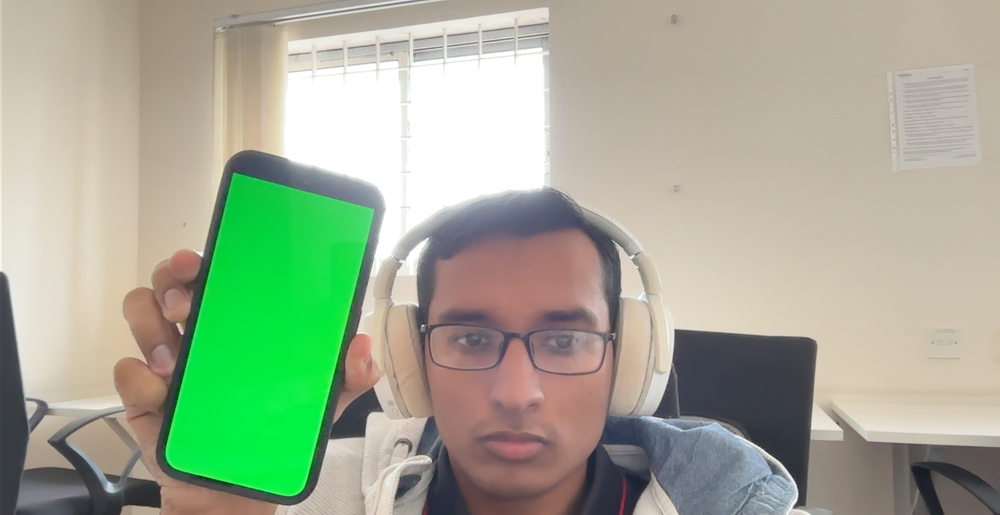
#> input picture assets/image.png, 1000 x 515 px, shrunk from 1686 x 868 before the run
$ python auto_deskew.py --input assets/image.png
#> lines starting #> are read from the running program, lines starting #| are printed output that depends on the picture; after the words box and inside, x2 and y2 are one past the last pixel; in counts of white or black regions, pixels touching at a corner belong together
import argparse
import cv2
import numpy as np


def fill_notches(mask):
    contours, _ = cv2.findContours(
        mask, cv2.RETR_EXTERNAL, cv2.CHAIN_APPROX_SIMPLE)
    filled_mask = np.zeros_like(mask)

    for contour in contours:
        epsilon = 0.002 * cv2.arcLength(contour, True)
        approx = cv2.approxPolyDP(contour, epsilon, True)
        hull = cv2.convexHull(approx)
        cv2.drawContours(filled_mask, [hull], -1, 255, thickness=cv2.FILLED)

    filled_mask = cv2.bitwise_or(filled_mask, mask)
    return filled_mask


def highlight_green_as_blue(image):
    hsv = cv2.cvtColor(image, cv2.COLOR_BGR2HSV)
    lower_green = np.array([40, 100, 100])
    upper_green = np.array([80, 255, 255])

    mask = cv2.inRange(hsv, lower_green, upper_green)

    kernel = np.ones((5, 5), np.uint8)
    mask = cv2.morphologyEx(mask, cv2.MORPH_CLOSE, kernel)
    mask = cv2.morphologyEx(mask, cv2.MORPH_OPEN, kernel)

    mask = fill_notches(mask)
    image[mask != 0] = [255, 0, 0]

    return image


def detect_edges(image):
    blue_mask = cv2.inRange(image, np.array(
        [255, 0, 0]), np.array([255, 0, 0]))
    blue_regions = cv2.bitwise_and(image, image, mask=blue_mask)
    gray = cv2.cvtColor(blue_regions, cv2.COLOR_BGR2GRAY)

    blurred = cv2.GaussianBlur(gray, (1, 1), 1.5)
    edges = cv2.Canny(blurred, 50, 150)

    return edges


def draw_lines(image, edges):
    kernel = np.ones((5, 5), np.uint8)
    smoothed_edges = cv2.morphologyEx(edges, cv2.MORPH_CLOSE, kernel)
    smoothed_edges = cv2.GaussianBlur(smoothed_edges, (5, 5), 1)
    _, smoothed_edges = cv2.threshold(
        smoothed_edges, 50, 255, cv2.THRESH_BINARY)

    contours, _ = cv2.findContours(
        smoothed_edges, cv2.RETR_EXTERNAL, cv2.CHAIN_APPROX_SIMPLE)

    line_image = image.copy()
    line_segments = []

    for contour in contours:
        approx = cv2.approxPolyDP(contour, epsilon=2, closed=True)

        for i in range(len(approx)):
            pt1 = tuple(approx[i][0])
            pt2 = tuple(approx[(i + 1) % len(approx)][0])

            length = np.linalg.norm(np.array(pt1) - np.array(pt2))
            line_segments.append((pt1, pt2, length))

            cv2.line(line_image, pt1, pt2, (0, 255, 0), 2)

    line_segments.sort(key=lambda x: x[2], reverse=True)

    for segment in line_segments[:4]:
        pt1, pt2, _ = segment
        cv2.line(line_image, pt1, pt2, (0, 0, 255), 3)

    return line_image, line_segments


def find_line_intersection(line1, line2):
    x1, y1, x2, y2 = line1[0][0], line1[0][1], line1[1][0], line1[1][1]
    x3, y3, x4, y4 = line2[0][0], line2[0][1], line2[1][0], line2[1][1]

    det = (x1 - x2) * (y3 - y4) - (y1 - y2) * (x3 - x4)
    if det == 0:
        return None

    px = ((x1 * y2 - y1 * x2) * (x3 - x4) -
          (x1 - x2) * (x3 * y4 - y3 * x4)) / det
    py = ((x1 * y2 - y1 * x2) * (y3 - y4) -
          (y1 - y2) * (x3 * y4 - y3 * x4)) / det

    return int(px), int(py)


def fit_intersections_to_lines(image, line_segments):
    if len(line_segments) < 4:
        return image, []

    longest_lines = line_segments[:4]
    intersections = []

    for i in range(len(longest_lines)):
        for j in range(i + 1, len(longest_lines)):
            pt1, pt2, _ = longest_lines[i]
            pt3, pt4, _ = longest_lines[j]
            intersection = find_line_intersection((pt1, pt2), (pt3, pt4))
            if intersection:
                intersections.append(intersection)

    image_with_points = image.copy()
    for point in intersections:
        cv2.circle(image_with_points, point, radius=5,
                   color=(0, 0, 255), thickness=-1)

    for i in range(len(intersections)):
        for j in range(i + 1, len(intersections)):
            cv2.line(image_with_points,
                     intersections[i], intersections[j], (0, 0, 255), 2)

    return image_with_points, intersections[1:-1]


def detect_green_screen_corners(image_path):
    image = cv2.imread(image_path)
    if image is None:
        raise ValueError(f"Unable to load image from {image_path}")

    result_image = highlight_green_as_blue(image)
    edges = detect_edges(result_image)
    line_image, line_segments = draw_lines(result_image, edges)
    final_image, corner_points = fit_intersections_to_lines(
        line_image, line_segments)

    return final_image, corner_points


def main():
    parser = argparse.ArgumentParser(
        description="Detect green screen corners from an image.")
    parser.add_argument("--input", required=True,
                        help="Path to the input image.")
    args = parser.parse_args()

    try:
        result_image, corner_coordinates = detect_green_screen_corners(
            args.input)
#> in detect_green_screen_corners, image is the input picture: shape (515, 1000, 3); mean B, G, R 148.8, 171.8, 162.8
#> in highlight_green_as_blue, `hsv = cv2.cvtColor(image, cv2.COLOR_BGR2HSV)`: hsv: shape (515, 1000, 3); mean H, S, V 36.8, 55.8, 183.4
#> in highlight_green_as_blue, `mask = cv2.inRange(hsv, lower_green, upper_green)`:
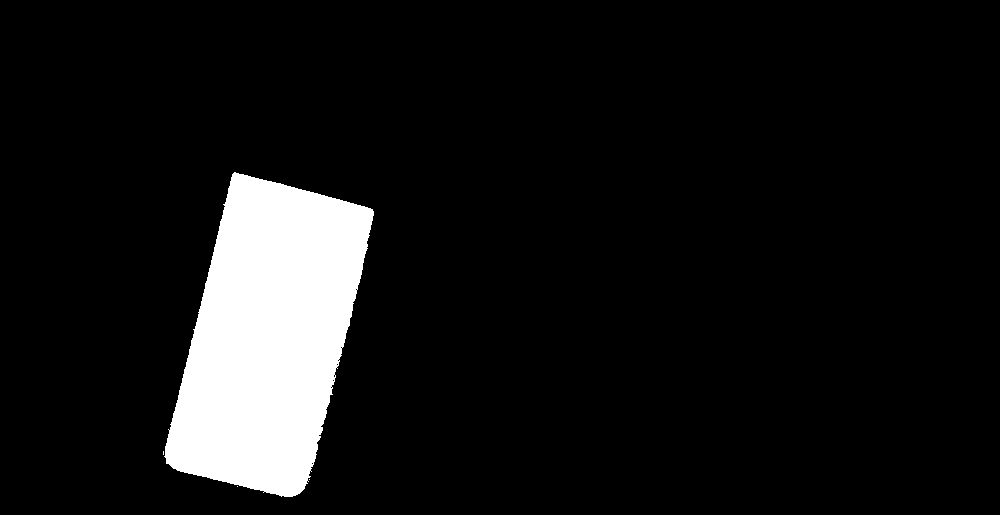
#> mask: shape (515, 1000); 8.7% white; 4 white regions (3 under 20 px), largest, box (x1, y1, x2, y2) and area: (164, 172, 374, 497) 44623
#> in highlight_green_as_blue, `mask = cv2.morphologyEx(mask, cv2.MORPH_CLOSE, kernel)`: mask: shape (515, 1000); 8.7% white; 1 white region, box (x1, y1, x2, y2) and area: (163, 172, 374, 497) 44705
#> in highlight_green_as_blue, `mask = cv2.morphologyEx(mask, cv2.MORPH_OPEN, kernel)`: mask: shape (515, 1000); 8.7% white; 1 white region
#> in fill_notches, `contours, _ = cv2.findContours( mask, cv2.RETR_EXTERNAL, cv2.CHAIN_APP..`: contours = 1 contour; box (x1, y1, x2, y2) and area: (164, 173, 374, 497) 44269
#> the loop in fill_notches, `for contour in contours:` made 1 pass
#> epsilon on pass 1: 1.88
#> after the loop in fill_notches, `for contour in contours:`: filled_mask: shape (515, 1000); 8.7% white; 1 white region, box (x1, y1, x2, y2) and area: (164, 173, 374, 497) 45042
#> in fill_notches, `filled_mask = cv2.bitwise_or(filled_mask, mask)`: filled_mask: shape (515, 1000); 8.8% white; 1 white region, box (x1, y1, x2, y2) and area: (164, 173, 374, 497) 45226
#> in highlight_green_as_blue, `image[mask != 0] = [255, 0, 0]`:
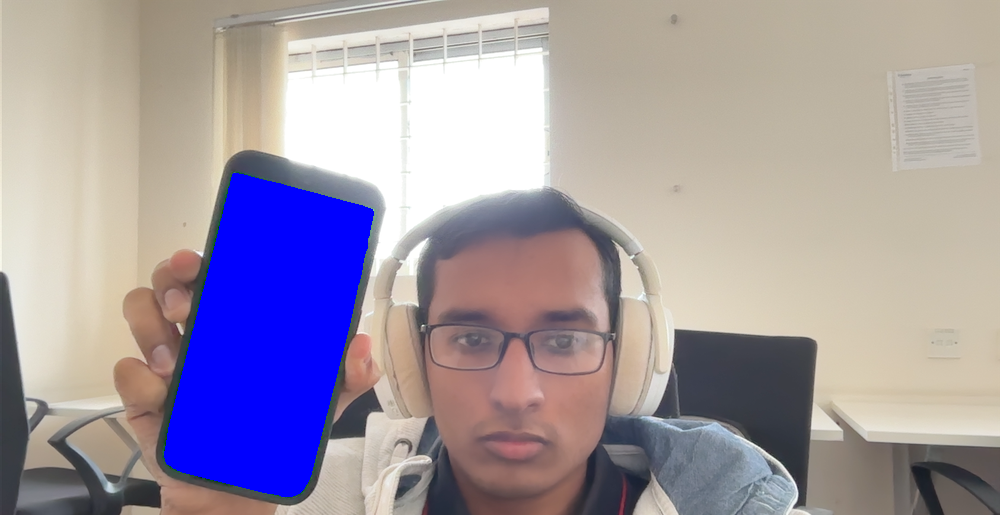
#> image: shape (515, 1000, 3); 8.78% of pixels changed, all inside (x1, y1, x2, y2) = (164, 173, 374, 497)
#> in detect_edges, `edges = cv2.Canny(blurred, 50, 150)`: edges: shape (515, 1000); 0.17% white in thin lines or dots, all inside (x1, y1, x2, y2) = (163, 172, 374, 497)
#> in draw_lines, `_, smoothed_edges = cv2.threshold( smoothed_edges, 50, 255, cv2.THRESH..`:
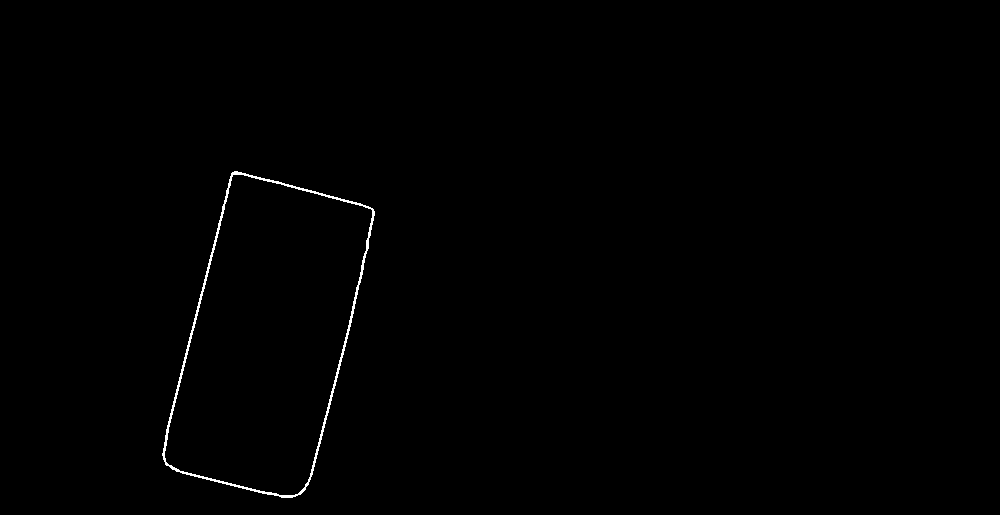
#> smoothed_edges: shape (515, 1000); 0.42% white in thin lines or dots, all inside (x1, y1, x2, y2) = (162, 171, 375, 498)
#> in draw_lines, `contours, _ = cv2.findContours( smoothed_edges, cv2.RETR_EXTERNAL, cv2..`: contours = 1 contour; box (x1, y1, x2, y2) and area: (162, 171, 375, 498) 45878
#> the loop in draw_lines, `for contour in contours:` made 1 pass
#> after the loop in draw_lines, `for contour in contours:`:
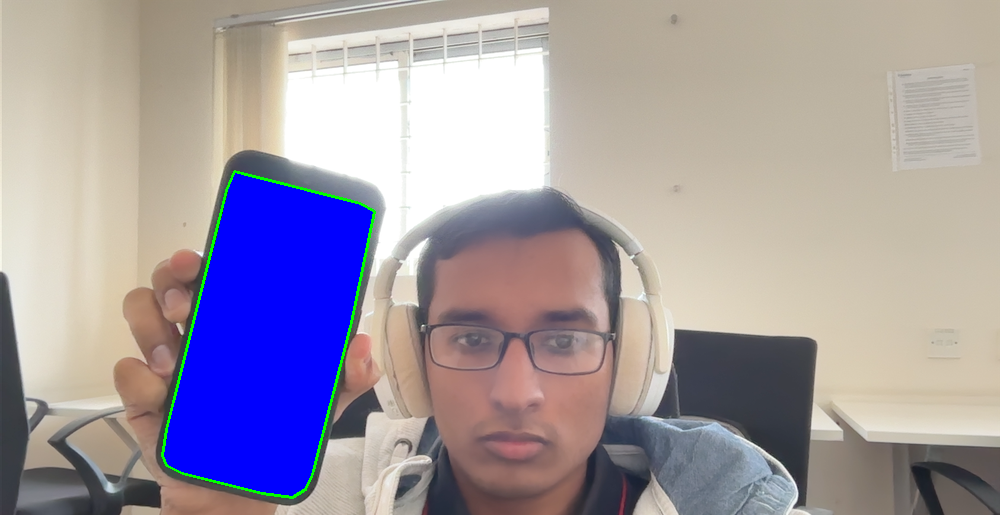
#> line_image: shape (515, 1000, 3); 0.49% of pixels changed, all inside (x1, y1, x2, y2) = (161, 170, 376, 499)
#> after the loop in draw_lines, `for contour in contours:`: line_segments = 13 items
#> the loop in draw_lines, `for segment in line_segments[:4]:` made 4 passes
#> segment on passes 1 to 4: ((226, 190), (166, 429), 246.4), ((312, 474), (351, 322), 156.9), ((360, 203), (234, 171), 130), ((351, 322), (374, 211), 113.4)
#> after the loop in draw_lines, `for segment in line_segments[:4]:`:
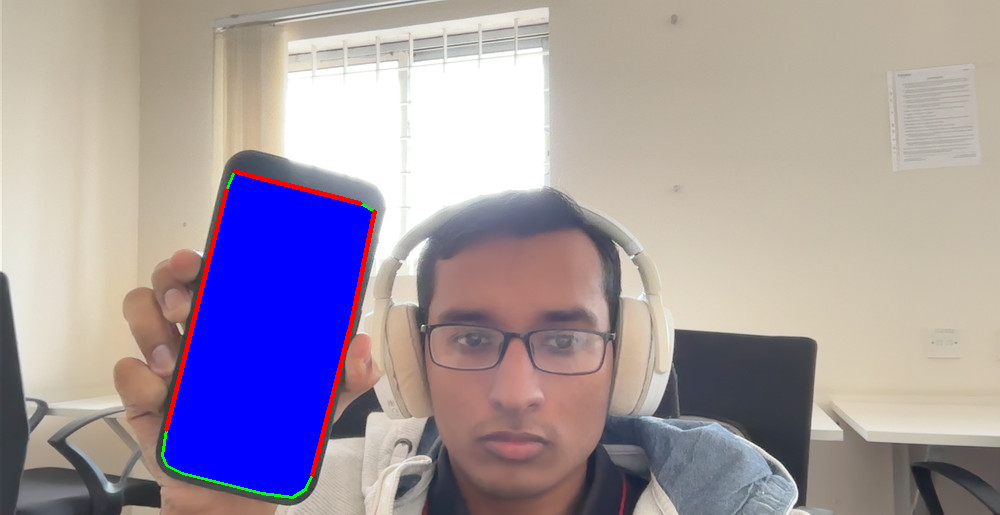
#> line_image: shape (515, 1000, 3); 0.6% of pixels changed, all inside (x1, y1, x2, y2) = (164, 169, 377, 477)
#> in fit_intersections_to_lines, `longest_lines = line_segments[:4]`: longest_lines = [((226, 190), (166, 429), 246.4), ((312, 474), (351, 322), 156.9), ((360, 203), (234, 171), 130), ((351, 322), (374, 211), 113.4)]
#> the loop in fit_intersections_to_lines, `for i in range(len(longest_lines)):` made 4 passes
#> after the loop in fit_intersections_to_lines, `for i in range(len(longest_lines)):`: intersections = [(-6982, 28903), (230, 170), (1098, -3285), (380, 208), (351, 322), (374, 206)]
#> the loop in fit_intersections_to_lines, `for point in intersections:` made 6 passes
#> after the loop in fit_intersections_to_lines, `for point in intersections:`:
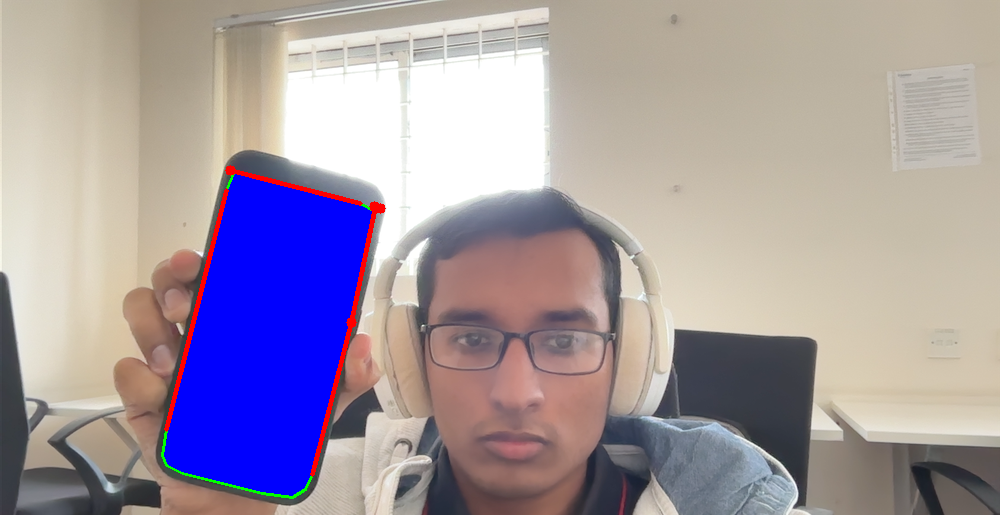
#> image_with_points: shape (515, 1000, 3); 0.05% of pixels changed, all inside (x1, y1, x2, y2) = (225, 165, 386, 327)
#> the loop in fit_intersections_to_lines, `for i in range(len(intersections)):` made 6 passes
#> after the loop in fit_intersections_to_lines, `for i in range(len(intersections)):`:
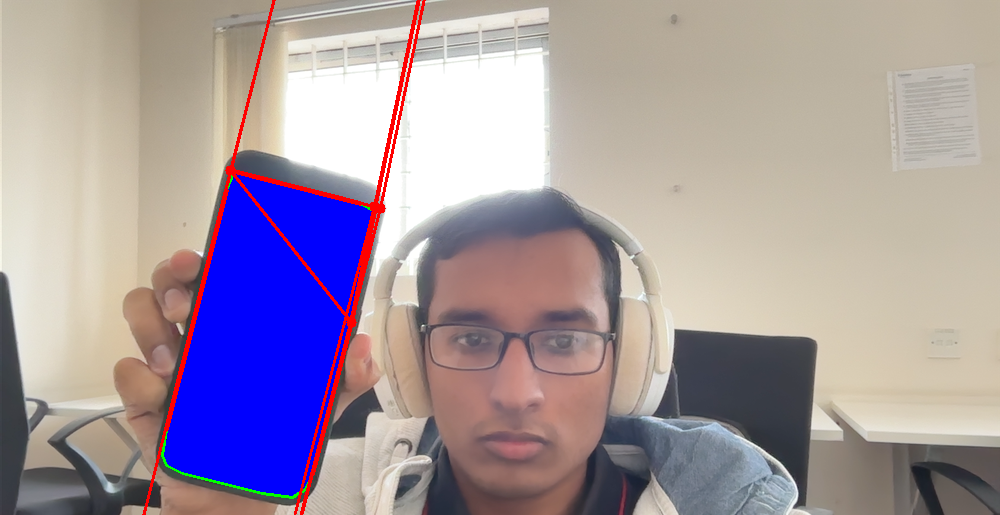
#> image_with_points: shape (515, 1000, 3); 0.8% of pixels changed, all inside (x1, y1, x2, y2) = (142, 0, 426, 515)
#> in detect_green_screen_corners, `final_image, corner_points = fit_intersections_to_lines( line_image, l..`: corner_points = [(230, 170), (1098, -3285), (380, 208), (351, 322)]
#> corner_coordinates has the same summary as corner_points in detect_green_screen_corners
        print("Detected corner coordinates:", corner_coordinates)
#| Detected corner coordinates: [(230, 170), (1098, -3285), (380, 208), (351, 322)]

        cv2.imshow("Corner Detection Result", result_image)
        cv2.waitKey(0)
        cv2.destroyAllWindows()
    except Exception as e:
        print("Error:", e)


if __name__ == "__main__":
    main()
